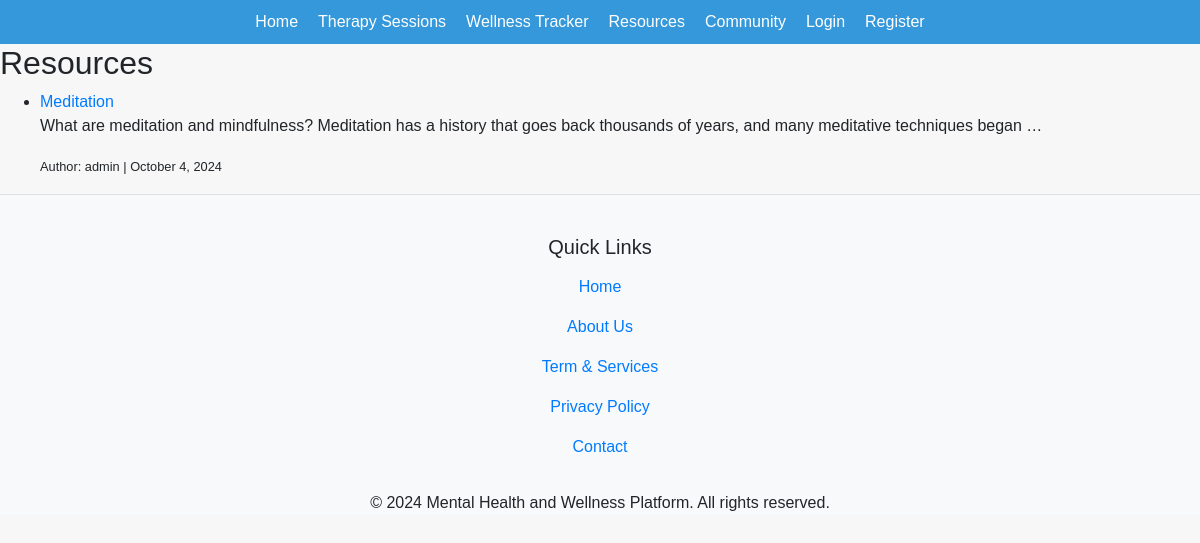
Page /resources/ on the committed database.
### resources/models.py (models this page shows, shortened)
class Resource(models.Model):
    title = models.CharField(max_length=200)
    content = models.TextField()
    created_at = models.DateTimeField(auto_now_add=True)
    updated_at = models.DateTimeField(auto_now=True)
    author = models.ForeignKey(settings.AUTH_USER_MODEL, on_delete=models.CASCADE)
    resource_type = models.CharField(max_length=20, choices=[('blog', 'Blog'), ('video', 'Video')])
    url = models.URLField(blank=True, null=True)  # For video resources or external links

### accounts/models.py (models this page shows, shortened)
class UserProfile(AbstractUser):
    ROLES = (
        ('client', 'Client'),
        ('therapist', 'Therapist'),
    )
    role = models.CharField(max_length=10, choices=ROLES)
    bio = models.TextField(blank=True, null=True)
    client_photo = models.ImageField(upload_to='client_photos', blank=True, null=True)
    therapist_photo = models.ImageField(upload_to='therapist_photos', blank=True, null=True)
    class Meta:
        verbose_name = 'User Profile'
        verbose_name_plural = 'User Profiles'

### resources/views.py (the view)
# urls.py: path('', views.resource_list, name='resource_list'),
def resource_list(request):
    resources = Resource.objects.all().order_by('-created_at')
    return render(request, 'resources/resource_list.html', {'resources': resources})

### resources/templates/resources/resource_list.html
{% extends 'base.html' %}
{% block content %}
  <h2>Resources</h2>
  <ul>
    {% for resource in resources %}
      <li>
        <a href="{% url 'resource_detail' resource.id %}">{{ resource.title }}</a>
        <p>{{ resource.content|truncatewords:20 }}</p>
        <p><small>Author: {{ resource.author.username }} | {{ resource.created_at|date:"F j, Y" }}</small></p>
      </li>
    {% empty %}
      <li>No resources available.</li>
    {% endfor %}
  </ul>
{% endblock %}

### static/css/chat.css (style rules this page uses)
body { font-family: Arial, sans-serif; margin: 20px; }

### static/css/style.css (style rules this page uses)
body { font-family: Arial, sans-serif; background-color: #f7f7f7; margin: 0; padding: 0; }

### rows in the picture
Resource: title "Meditation", content "What are meditation and mindfulness? Meditation has a history that goes back thousands of years, and many meditative techniques began …", author.username "admin", created_at "October 4, 2024"
